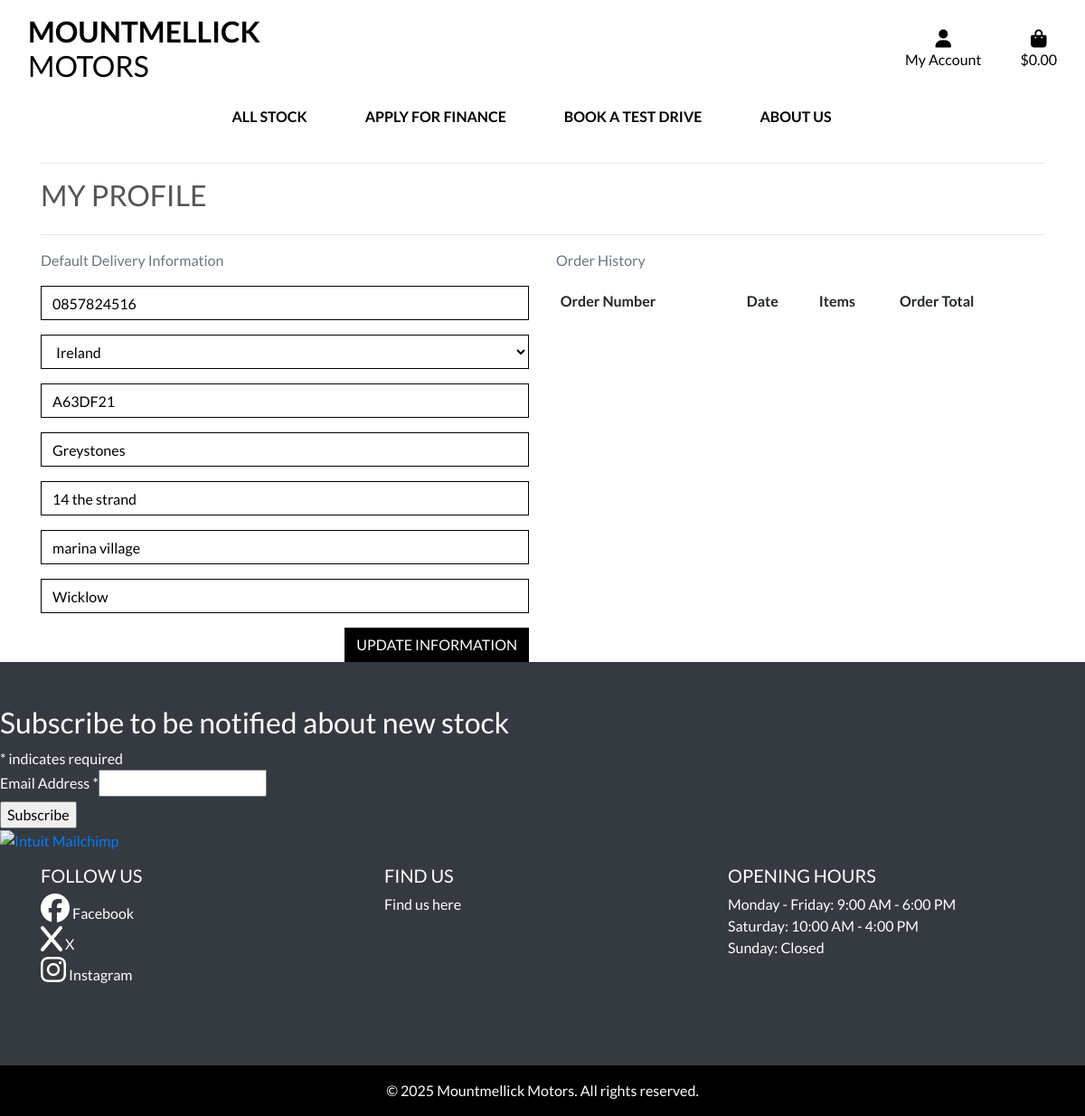
/profile/ (signed in), run on the app's committed database.
### profiles/models.py (models this page shows, shortened)
class UserProfile(models.Model):
    user = models.OneToOneField(User, on_delete=models.CASCADE)
    default_phone_number = models.CharField(max_length=20, null=True, blank=True)
    default_country = CountryField(blank_label='Country *', null=True, blank=True)
    default_postcode = models.CharField(max_length=20, null=True, blank=True)
    default_town_or_city = models.CharField(max_length=40, null=True, blank=True)
    default_street_address1 = models.CharField(max_length=80, null=True, blank=True)
    default_street_address2 = models.CharField(max_length=80, null=True, blank=True)
    default_county = models.CharField(max_length=80, null=True, blank=True)

### profiles/views.py (the view)
# urls.py: path('profile/', include('profiles.urls')),
@login_required
def profile(request):
    profile = get_object_or_404(UserProfile, user=request.user)
    if request.method == 'POST':
        form = UserProfileForm(request.POST, instance=profile)
        if form.is_valid():
            form.save()
            messages.success(request, 'Profile updated successfully')
    form = UserProfileForm(instance=profile)
    orders = profile.orders.all()
    test_drives = TestDrive.objects.filter(user=request.user)  # Fetch user's test drives
    template = 'profiles/profile.html'
    context = {
        'form': form,
        'orders': orders,
        'test_drives': test_drives,  # Pass test drives to template
        'on_profile_page': True
    }
    return render(request, template, context)

### profiles/forms.py
class UserProfileForm(forms.ModelForm):
    class Meta:
        model = UserProfile
        exclude = ('user',)
    def __init__(self, *args, **kwargs):
        super().__init__(*args, **kwargs)
        placeholders = {
            'default_phone_number': 'Phone Number',
            'default_postcode': 'Postal Code',
            'default_town_or_city': 'Town or City',
            'default_street_address1': 'Street Address 1',
            'default_street_address2': 'Street Address 2',
            'default_county': 'County, State or Locality',
        }
        self.fields['default_phone_number'].widget.attrs['autofocus'] = True
        for field in self.fields:
            if field != 'default_country':
                if self.fields[field].required:
                    placeholder = f'{placeholders[field]} *'
                else:
                    placeholder = placeholders[field]
                self.fields[field].widget.attrs['placeholder'] = placeholder
            self.fields[field].widget.attrs['class'] = 'border-black rounded-0 profile-form-input'
            self.fields[field].label = False

### bag/contexts.py (called while the page is built, shortened)
def bag_contents(request):
    bag_items = []
    total = 0
    stock_count = 0
    bag = request.session.get('bag', {})
    if total < settings.FREE_DELIVERY_THRESHOLD:
        delivery = total * Decimal(settings.STANDARD_DELIVERY_PERCENTAGE / 100)
        free_delivery_delta = settings.FREE_DELIVERY_THRESHOLD - total
    else:
        delivery = 0
        free_delivery_delta = 0
    grand_total = delivery + total
    context = {
        'bag_items': bag_items,
        'total': total,
        'stock_count': stock_count,
        'delivery': delivery,
        'free_delivery_delta': free_delivery_delta,
        'free_delivery_threshold': settings.FREE_DELIVERY_THRESHOLD,
        'grand_total': grand_total,
    }
    return context

### profiles/templates/profiles/profile.html (shortened to what this page needs)
{% extends "base.html" %}
{% load static %}
{% block extra_css %}
    <link rel="stylesheet" href="{% static 'profiles/css/profile.css' %}">
{% endblock %}
{% block content %}
    <div class="overlay"></div>
    <div class="container">
        <div class="row">
            <div class="col">
                <hr>
                <h2 class="logo-font mb-4">My Profile</h2>
                <hr>
            </div>
        </div>
        <div class="row">
            <div class="col-12 col-lg-6">
                <p class="text-muted">Default Delivery Information</p>
                <form class="mt-3" action="{% url 'profile' %}" method="POST" id="profile-update-form">
                    {{ form|crispy }}
                    <button class="btn btn-black rounded-0 text-uppercase float-right">Update Information</button>
                </form>
            </div>
            <div class="col-12 col-lg-6">
                <p class="text-muted">Order History</p>
                <div class="order-history table-responsive">
                    <table class="table table-sm table-borderless">
                        <thead>
                            <tr>
                                <th>Order Number</th>
                                <th>Date</th>
                                <th>Items</th>
                                <th>Order Total</th>
                            </tr>
                        </thead>
                    </table>
                </div>
            </div>
        </div>
    </div>
{% endblock %}

### static/css/base.css (style rules this page uses)
html { height: 100%; }
body { background: #f0f0f0; color: #555; font-family: 'Lato'; padding-top: 164px; }
.logo-font { text-transform: uppercase; }
.btn-black { background: black; color: white; }
.border-black { border: 1px solid black !important; }
.overlay { height: 100%; width: 100%; top: 0; left: 0; position: fixed; background: white; z-index: -1; }

### profiles/static/profiles/css/profile.css (style rules this page uses)
.order-history { max-height: 416px; overflow-y: auto; }
#profile-update-form .form-control { color: #000; }
#profile-update-form input::placeholder { color: #aab7c4; }
#id_default_country, #id_default_country option:not(:first-child) { color: #000; }

### data on the page
UserProfile: default_phone_number "0857824516", default_country "Ireland", default_postcode "A63DF21", default_town_or_city "Greystones", default_street_address1 "14 the strand", default_street_address2 "marina village", default_county "Wicklow"
